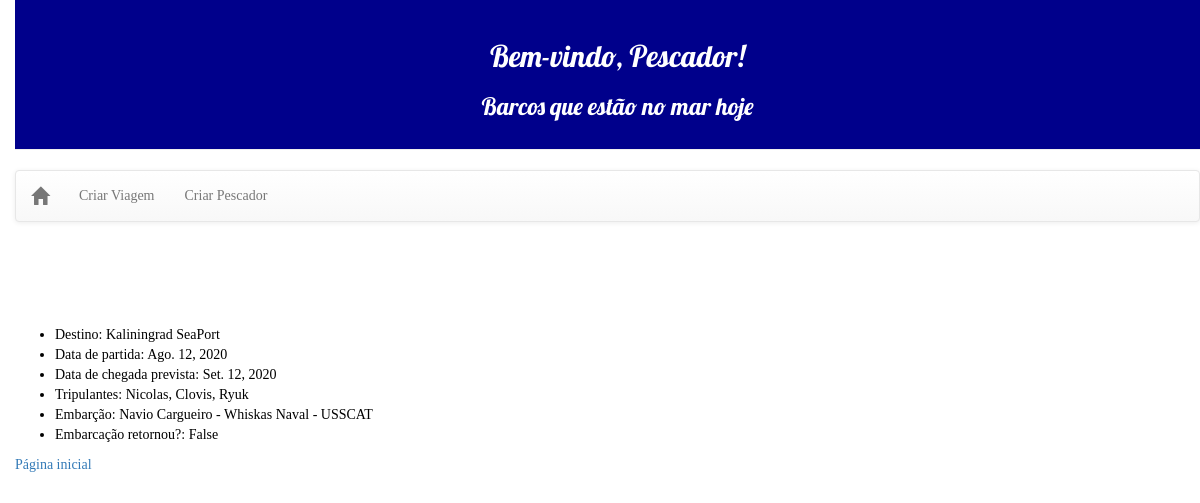
Screenshot of /index/detalhe_viagem/2 with the database file from the repository.
### quem_foi_para_mar_core/models.py (models this page shows, shortened)
class Viagem(models.Model):
    class Meta:
        verbose_name_plural = "Viagens"
    destino = models.CharField("Destino", max_length=254)
    data_partida = models.DateField("Data de partida", auto_now=False)
    data_chegada_prevista = models.DateField("Data de chegada prevista",
                                             auto_now=False)
    tripulacao = models.CharField("Nome dos tripulantes", max_length=254)
    embarcacao_retornou = models.BooleanField("Retornou ?", default=False)
    embarcacao_id = models.ForeignKey(Embarcacao, on_delete=models.PROTECT)
    pescador_id = models.ForeignKey(Pescador, default=1, on_delete=models.PROTECT)

class Embarcacao(models.Model):
    class Meta:
        verbose_name_plural = "Embarcações"
    nome = models.CharField("Nome", max_length=254)
    numeracao = models.CharField("Numeração", max_length=50)
    modelo = models.CharField("Modelo", max_length=100)
    caracteristicas = models.CharField("características", max_length=254)
    def __str__(self):
        return self.nome

### quem_foi_para_mar_core/views.py (the view)
# urls.py: path('detalhe_viagem/<int:pk>', views.ViagemViewSet.detalhes_viagem, name="detalhes_viagem"),
    def detalhes_viagem(request, pk):
        post = get_object_or_404(Viagem, pk=pk)
        return render(request, 'quem_foi_para_mar_core/detalhe_viagem.html', {'post': post})

### quem_foi_para_mar_core/templates/quem_foi_para_mar_core/detalhe_viagem.html
{% extends "quem_foi_para_mar_core/base.html" %}
{% block content %}
<div class="post">
    <h2>Detalhes da viagem</h2>
        <ul>
          <li>Destino: {{post.destino}}</li>
          <li>Data de partida: {{post.data_partida}}</li>
          <li>Data de chegada prevista: {{post.data_chegada_prevista}}</li>
          <li>Tripulantes: {{post.tripulacao}}</li>
          <li>Embarção: {{post.embarcacao_id}}</li>
          <li>Embarcação retornou?: {{post.embarcacao_retornou}}</li>
        </ul>
    <a href="/index">Página inicial</a>
    </div>
{% endblock %}

### quem_foi_para_mar_core/static/css/quem_foi_para_mar_core.css (style rules this page uses)
h1, h2, h3 { color: #ffffff; font-family: 'Lobster'; text-align: center; }
body { padding-left: 15px; font-family: 'sans-serif'; align-items: center; text-align: center; justify-content: center; }
.post { align-items: center; text-align: justify; color: #000000; }

### rows the page displays
Viagem: destino "Kaliningrad SeaPort", data_partida "Ago. 12, 2020", data_chegada_prevista "Set. 12, 2020", tripulacao "Nicolas, Clovis, Ryuk", embarcacao_id "Navio Cargueiro - Whiskas Naval - USSCAT", embarcacao_retornou "False"

### other values shown
{{ user.username|default:'Pescador' }} "Pescador"
